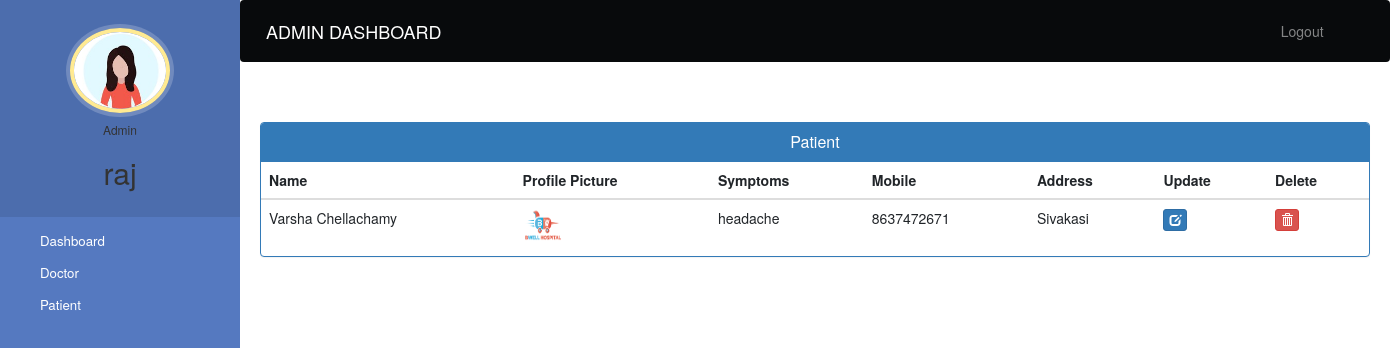
The page /admin-view-patient (signed in) on the database its author committed.
### hospital/models.py (models this page shows, shortened)
class Patient(models.Model):
    user = models.OneToOneField(User, on_delete=models.CASCADE)
    profile_pic = models.ImageField(upload_to='profile_pic/PatientProfilePic/', null=True)
    address = models.CharField(max_length=40)
    mobile = models.CharField(max_length=20, null=False)
    symptoms = models.CharField(max_length=100, null=False)
    assignedDoctorId = models.PositiveIntegerField(null=True)
    admitDate = models.DateField(auto_now=True)
    status = models.BooleanField(default=False)
    @property
    def get_name(self):
        return self.user.first_name + " " + self.user.last_name

### hospital/views.py (the view)
# urls.py: path('admin-view-patient', views.admin_view_patient_view, name='admin-view-patient'),
@login_required(login_url='adminlogin')
@user_passes_test(is_admin)
def admin_view_patient_view(request):
    patients = models.Patient.objects.all().filter(status=True)
    return render(request, 'hospital/admin_view_patient.html', {'patients': patients})

### hospital/views.py (called while the page is built)
def is_admin(user):
    return user.groups.filter(name='ADMIN').exists()

### templates/hospital/admin_view_patient.html (shortened to what this page needs)
{% extends 'hospital/admin_base.html' %}
{% block content %}
{%load static%}
<head>
  <link href="//netdna.bootstrapcdn.com/bootstrap/3.0.0/css/bootstrap.min.css" rel="stylesheet" id="bootstrap-css">
</head>
<div class="container">
  <div class="panel panel-primary">
    <div class="panel-heading">
      <h6 class="panel-title">Patient</h6>
    </div>
    <table class="table table-hover" id="dev-table">
      <thead>
        <tr>
          <th>Name</th>
          <th>Profile Picture</th>
          <th>Symptoms</th>
          <th>Mobile</th>
          <th>Address</th>
          <th>Update</th>
          <th>Delete</th>
        </tr>
      </thead>
      {% for p in patients %}
      <tr>
        <td> {{p.get_name}}</td>
        <td> <img src="{% static p.profile_pic.url %}" alt="Profile Pic" height="40px" width="40px" /></td>
        <td>{{p.symptoms}}</td>
        <td>{{p.mobile}}</td>
        <td>{{p.address}}</td>
        <td><a class="btn btn-primary btn-xs" href="{% url 'update-patient' p.id  %}"><span class="glyphicon glyphicon-edit"></span></a></td>
        <td><a class="btn btn-danger btn-xs" href="{% url 'delete-patient-from-hospital' p.id  %}"><span class="glyphicon glyphicon-trash"></span></a></td>
      </tr>
      {% endfor %}
    </table>
  </div>
</div>
{% endblock content %}

### templates/hospital/admin_base.html (shortened to what this page needs)
<!DOCTYPE html>
{% load static %}
<html lang="en">
<head>
  <link rel="stylesheet" href="https://stackpath.bootstrapcdn.com/bootstrap/4.3.1/css/bootstrap.min.css">
  <link rel="stylesheet" href="https://maxcdn.bootstrapcdn.com/font-awesome/4.7.0/css/font-awesome.min.css">
  <link rel="stylesheet" href="{% static '/style.css' %}">
</head>
<body>
  <nav class="menu" tabindex="0">
    <header class='avatar'>
      <img src="{% static 'images/admingirl.jpg' %}" />
      <h6>Admin</h6>
      <h2>{{request.user.first_name}}</h2>
    </header>
    <ul>
      <li tabindex="0" class="icon-dashboard"> <a style="color:white; text-decoration:none;" href="/admin-dashboard"><span>Dashboard</span></a> </li>
      <li tabindex="0" class="icon-customers"> <a style="color:white; text-decoration:none;" href="/admin-doctor"><span>Doctor</span></a></li>
      <li tabindex="0" class="icon-users"> <a style="color:white; text-decoration:none;" href="/admin-patient"><span>Patient</span></a></li>
    </ul>
  </nav>
  <main>
    <div class="bs-example">
      <nav class="navbar navbar-expand-md  navbar-dark fixed-top" style="background:#080a0c;">
        <a href="/admin-dashboard" class="navbar-brand">ADMIN DASHBOARD</a>
        <div class="collapse navbar-collapse justify-content-between" id="navbarCollapse">
          <div class="navbar-nav" style=" margin-left: 90%;">
            <a href="/logout" class="nav-item nav-link">Logout</a>
          </div>
        </div>
      </nav>
    </div>
    <br><br>
    {% block content %}
    {% endblock content %}
  </main>
</body>
</html>

### static/CSS/style.css (style rules this page uses)
body { padding-left: 240px; }
main { position: relative; height: 100vh; }
.menu { background: #5bc995; height: 100vh; width: 240px; position: fixed; top: 0px; left: 0; z-index: 5; outline: none; }
.menu .avatar { background: rgba(0, 0, 0, 0.1); padding: 2em 0.5em; text-align: center; }
.menu .avatar img { width: 100px; border-radius: 50%; overflow: hidden; border: 4px solid #ffea92; box-shadow: 0 0 0 4px rgba(255, 255, 255, 0.2); }
.menu .avatar h2 { font-weight: normal; margin-bottom: 0; }
.menu ul { list-style: none; padding: 0.5em 0; margin: 0; }
.menu ul li { padding: 0.5em 1em 0.5em 3em; font-size: 0.95em; font-weight: regular; background-repeat: no-repeat; background-position: left 15px center; background-size: auto 20px; transition: all 0.15s linear; cursor: pointer; }
.menu ul li.icon-dashboard { background-image: url("http://www.entypo.com/images//gauge.svg"); }
.menu ul li.icon-customers { background-image: url("http://www.entypo.com/images//briefcase.svg"); }
.menu ul li.icon-users { background-image: url("http://www.entypo.com/images//users.svg"); }

### templates/hospital/admin_base.html (style rules this page uses)
a:link { text-decoration: none; }
a { color: white; }
body { padding-left: 240px; }
main { position: relative; height: 100vh; }
.menu { background: #5579c0; height: 100vh; width: 240px; position: fixed; top: 0px; left: 0; z-index: 5; outline: none; }
.menu .avatar { background: rgba(0, 0, 0, 0.1); padding: 2em 0.5em; text-align: center; }
.menu .avatar img { width: 100px; border-radius: 50%; overflow: hidden; border: 4px solid #ffea92; box-shadow: 0 0 0 4px rgba(255, 255, 255, 0.2); }
.menu .avatar h2 { font-weight: normal; margin-bottom: 0; }
.menu ul { list-style: none; padding: 0.5em 0; margin: 0; }
.menu ul li { padding: 0.5em 1em 0.5em 3em; font-size: 0.95em; font-weight: regular; background-repeat: no-repeat; background-position: left 15px center; background-size: auto 20px; transition: all 0.15s linear; cursor: pointer; }
.menu ul li.icon-dashboard { background-image: url("http://www.entypo.com/images//gauge.svg"); }
.menu ul li.icon-customers { background-image: url("http://www.entypo.com/images//briefcase.svg"); }
.menu ul li.icon-users { background-image: url("http://www.entypo.com/images//users.svg"); }

### templates/hospital/admin_view_patient.html (style rules this page uses)
a:link { text-decoration: none; }
h6 { text-align: center; }

### rows shown on the page
Patient: get_name "Varsha Chellachamy", profile_pic (picture), symptoms "headache", mobile "8637472671", address "Sivakasi"

### other values the page prints
{{ request.user.first_name }} "raj"
